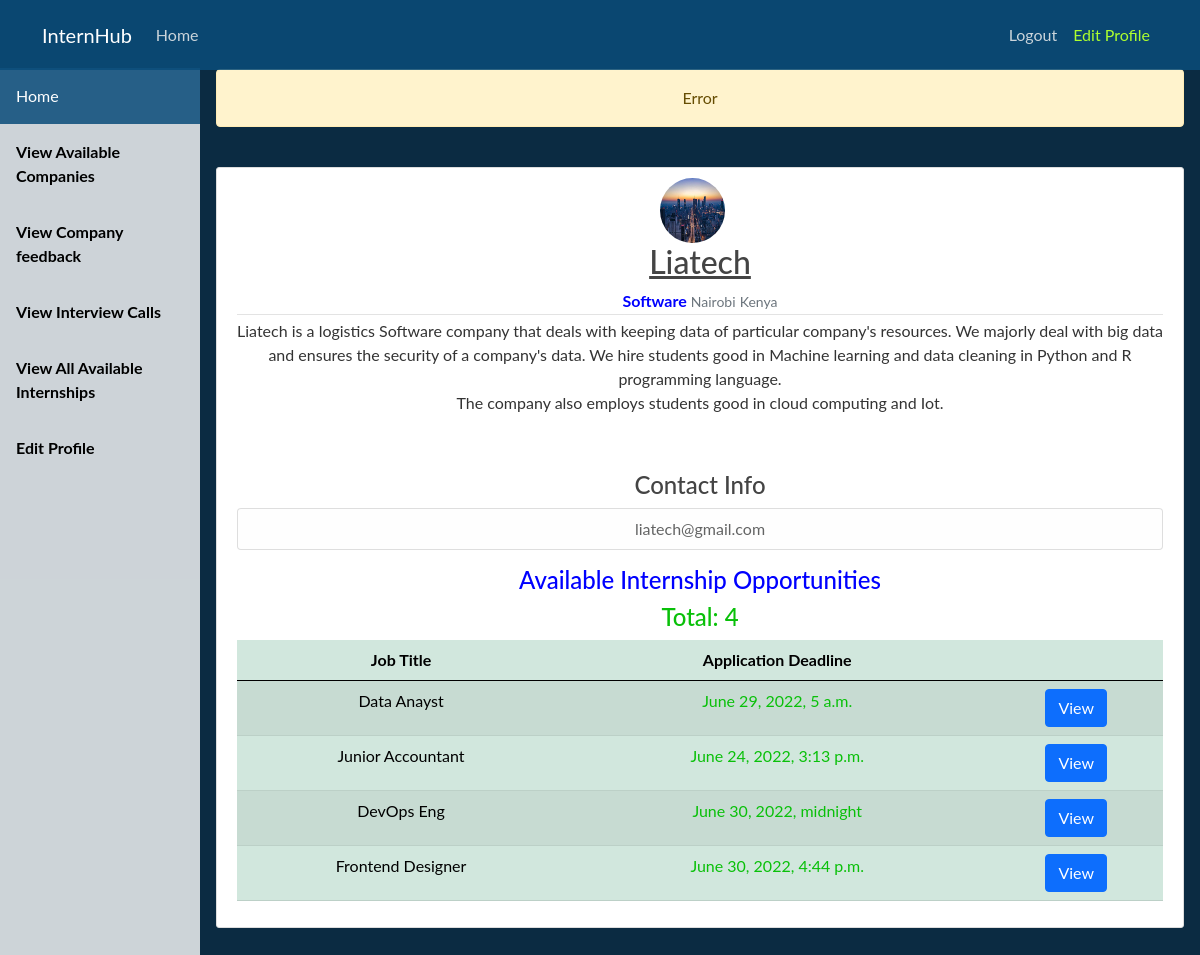
/student/view-company/1 (signed in), run on an earlier commit of the app's database.
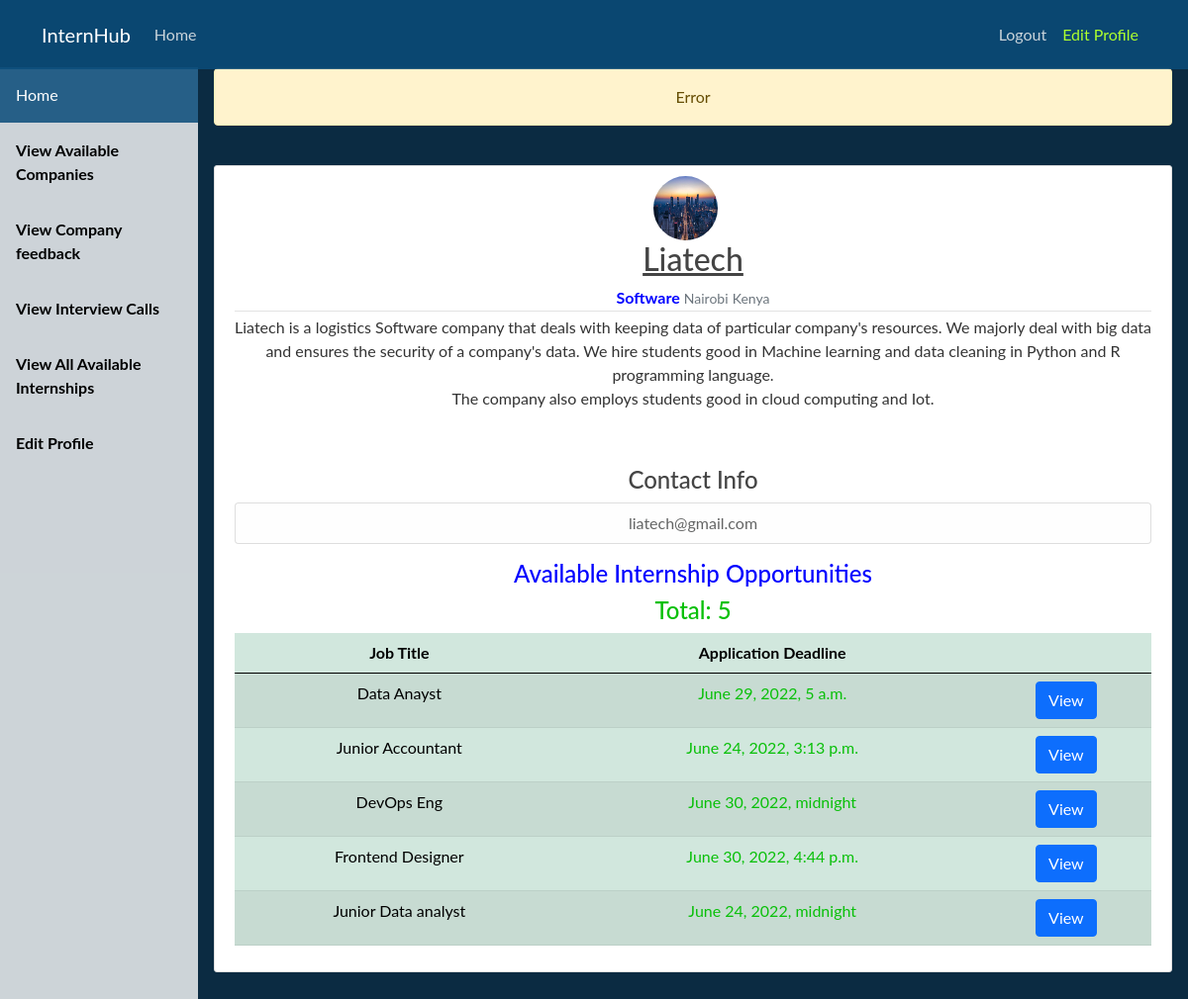
And on a later commit of the database.
### company/models.py (models this page shows)
class Company(models.Model):
    user  = models.OneToOneField(User, on_delete=models.CASCADE)
    field = models.CharField(max_length=200, null=True)
    country = models.CharField(max_length=200, null=True)
    city = models.CharField(max_length=200, null=True)
    profilePic = models.ImageField(default='default.jpg', upload_to='profile_pics')
    description = models.TextField(null=True)
    opened = models.CharField(max_length=20, null=True)

class InternJob(models.Model):
   company = models.ForeignKey(Company, on_delete=models.CASCADE)
   title = models.CharField(max_length=100, null=False)
   deadline = models.DateTimeField()
   resume = models.CharField(max_length=20)
   transcript = models.CharField(max_length=20)
   recommendation = models.CharField(max_length=20)
   cover_letter = models.CharField(max_length=20)
   requirements = models.TextField()

### student/views.py (the view)
# urls.py: path('view-company/<int:param>', view_company, name='view-company'),
@login_required
def view_company(request, param):
    if student_missing(request):
        logout(request)
    company = Company.objects.filter(pk=param).first()
    print(company.internjob_set.all()) #querying all the internjobs of the company
    if not company:
        messages.warning(request, 'Wrong Comany Page')
        return redirect('student-dashboard')
    return render(request, 'student/view_company.html', {'company': company})

### student/views.py (called while the page is built)
def student_missing(request):
    check_student = Student.objects.filter(user=request.user).first()
    if not check_student:
        messages.warning(request, 'Error')
        return True

### student/templates/student/view_company.html
{% extends 'student/dashboard_base.html' %}
{% block body %}
    <br>
    <article class="media content-section">
        <img  class="rounded-circle article-img" src="{{ company.profilePic.url }}" >
        <div class="media-body">
            <h2><a class="article-title" href="{% url 'view-company' company.pk %}">{{ company.user.username }}</a></h2>
            <div class="article-metadata">
                <b style="color: blue;" >{{ company.field }}</b>
                <small class="text-muted">{{ company.city }}</small>
                <small class="text-muted">{{ company.country }}</small>
            </div>
            <p class="article-content">{{ company.description }}</p>
            <p class="article-content">
                <h4>Contact Info</h4>
                <ul class="list-group">
                    <li class="list-group-item list-group-item-light">{{ company.user.email }}</li>
                </ul>
            </p>
            <h4 style="color: blue;">Available Internship Opportunities</h4>
            {% if company.internjob_set.all|length < 1 %}
                <li class="list-group-item list-group-item-light">No Internships Opportunities Currently</li>
                <a class="btn btn-primary" href="#" role="button">Apply For Internship</a>
            {% else %}
                <h4 style="color: #09c009;">Total: {{company.internjob_set.all|length}}</h4>
                <table class="table table-success table-striped table-hover">
                    <thead>
                        <tr>
                            <th scope="col">Job Title</th>
                            <th scope="col">Application Deadline</th>
                            <th scope="col"></th>
                        <tbody>
                            {% for job in company.internjob_set.all %}
                                <tr>
                                    <td>{{ job.title }}</td>
                                    <td style="color: #09c009;">{{ job.deadline }}</td>
                                    <td><a class="btn btn-primary" href="{% url 'view-job' job.pk %}" role="button">View</a></td>
                                </tr>
                            {% endfor %}
                        </tbody>
                    </thead>
                </table>
            {% endif %}
        </div>
    </article>
{% endblock %}

What changed in the data, as far as the page shows it:
computed for Company "Software": internjob_set.all|length "4" → "5"
added InternJob: title "Junior Data analyst", deadline "June 24, 2022, midnight"
